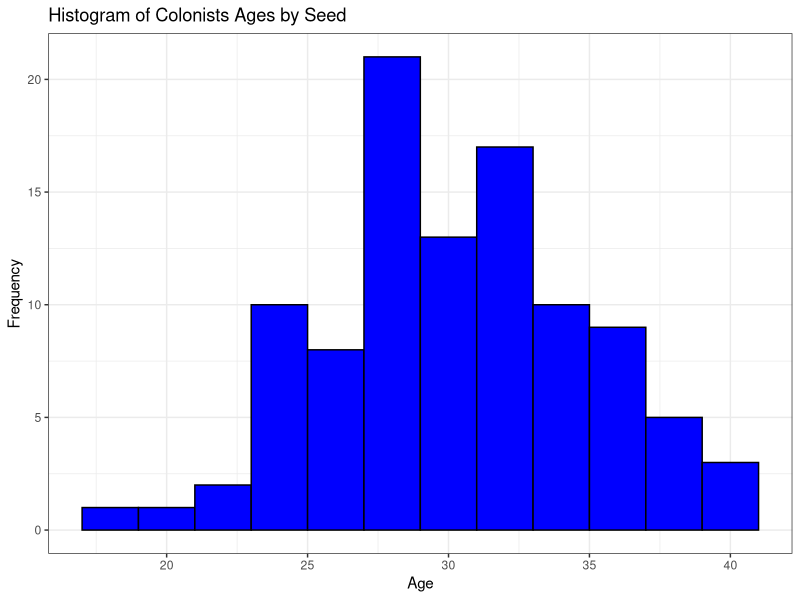
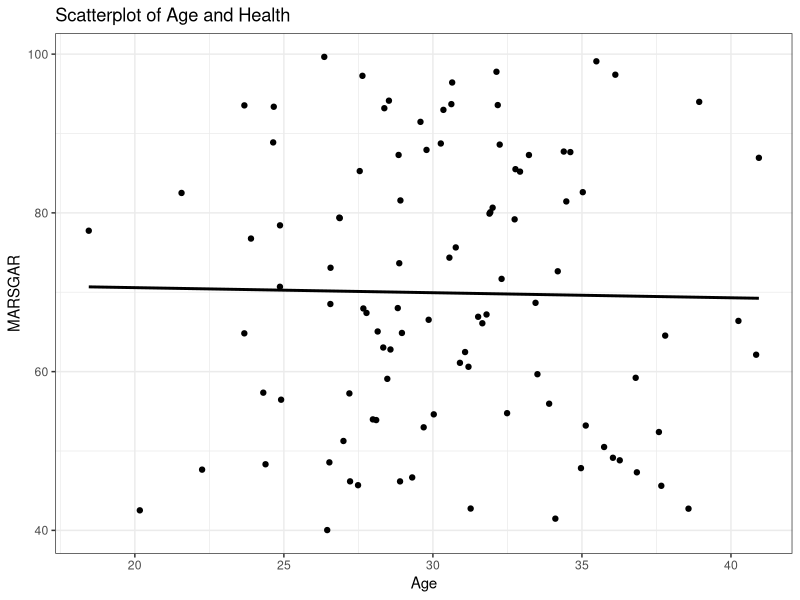
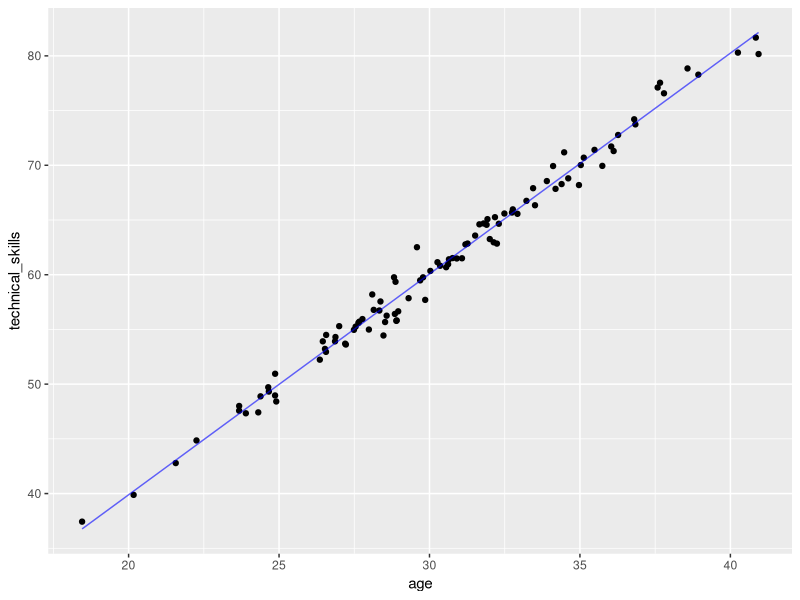
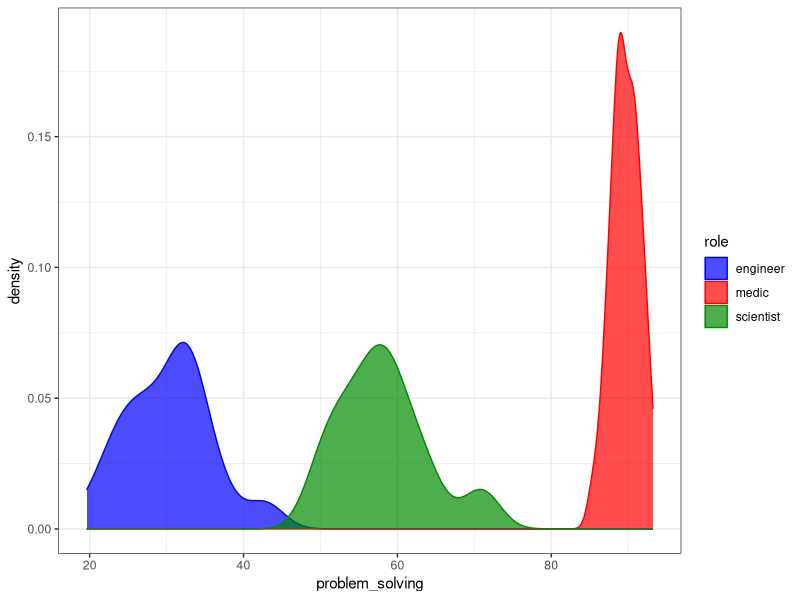

Reproduce these figures in R, in order.
## ---- chunk 1
library(tidyverse) 
library(ggplot2)
library(MASS)

## ---- chunk 2


set.seed(123)

age <- rnorm(100, mean = 30, sd = 5)

df_colonists <- data.frame(id = 1:100, age)
                                      

## ---- chunk 3

data.frame(df_colonists) %>%
ggplot(
 aes(x=age)
)+
  theme_bw()+
  geom_histogram(binwidth=2,color="black", fill="blue") +
  labs(title = "Histogram of Colonists Ages by Seed",
       x = "Age", y = "Frequency")

  
## ---- chunk 4

role <- rep(c("engineer", "scientist", "medic"), 
             each = 34, 
             length.out = 100)

df_colonists <- df_colonists %>%
  mutate(role)

print(role)
## ---- chunk 5

set.seed(123)

df_colonists$marsgar <- runif(100, min = 40, max = 100)

df_colonists %>%
ggplot( aes(
    x = age,
    y = marsgar
  ) )+
  theme_bw()+
  geom_point()+
  geom_smooth(method=lm, color = "black",se = FALSE)+
  labs(
      x = "Age",
      y = "MARSGAR",
      title = "Scatterplot of Age and Health"
  )

## ---- chunk 6

set.seed(1235)

df_colonists$technical_skills <- 2 * df_colonists$age + rnorm(100, mean = 0, sd = 1)


df_colonists %>%
lm(technical_skills = 2 * age + noise)

df_colonists %>%
  ggplot(aes(
    x = age,
    y = technical_skills
  ))+
  geom_point()+
  geom_line(stat = "smooth", method="lm", alpha = .6, color = "blue", se = FALSE)

## ---- chunk 7


d_engineer <- rnorm(100, mean = 30, sd = 5)
d_scientist <- rnorm(100, mean = 60, sd = 7)
d_medic <- rnorm(100, mean = 90, sd = 2)



df_colonists <- df_colonists %>%
mutate(problem_solving = case_when(
    role == "engineer" ~ d_engineer,
    role == "scientist" ~ d_scientist,
    role == "medic" ~ d_medic
  ))


df_colonists %>%
  ggplot(aes(
    x = problem_solving,
    color = role,
    fill = role
  ))+
scale_fill_manual(values=c("blue", "red","green4"))+
  scale_color_manual(values=c("blue", "red","green4"))+
  geom_density(alpha = 0.7) +
  theme_bw()
